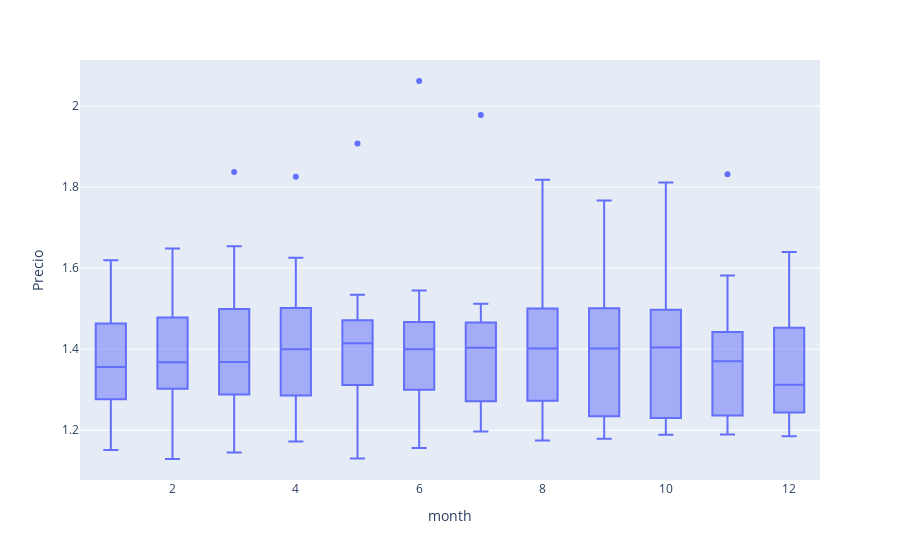

Source (notebook cell):
### Code cell
df_study = create_features(df)
fig = px.box(df_study, x= "month", y="Precio")
fig.show()

### Figure 1 — Plotly figure (JSON) as saved in the notebook; plotly's stock layout.template omitted (floating-point values rounded to 4 significant figures; data arrays with more than 128 entries replaced by an {"elided": "..."} marker saying what was removed)
{"data": [{"alignmentgroup": "True", "hovertemplate": "month=%{x}<br>Precio=%{y}<extra></extra>", "legendgroup": "", "marker": {"color": "#636efa"}, "name": "", "notched": false, "offsetgroup": "", "orientation": "v", "showlegend": false, "type": "box", "x": {"elided": "138 int values"}, "x0": " ", "xaxis": "x", "y": {"elided": "138 float values"}, "y0": " ", "yaxis": "y"}], "layout": {"boxmode": "group", "legend": {"tracegroupgap": 0}, "margin": {"t": 60}, "xaxis": {"anchor": "y", "domain": [0, 1], "title": {"text": "month"}}, "yaxis": {"anchor": "x", "domain": [0, 1], "title": {"text": "Precio"}}}}
